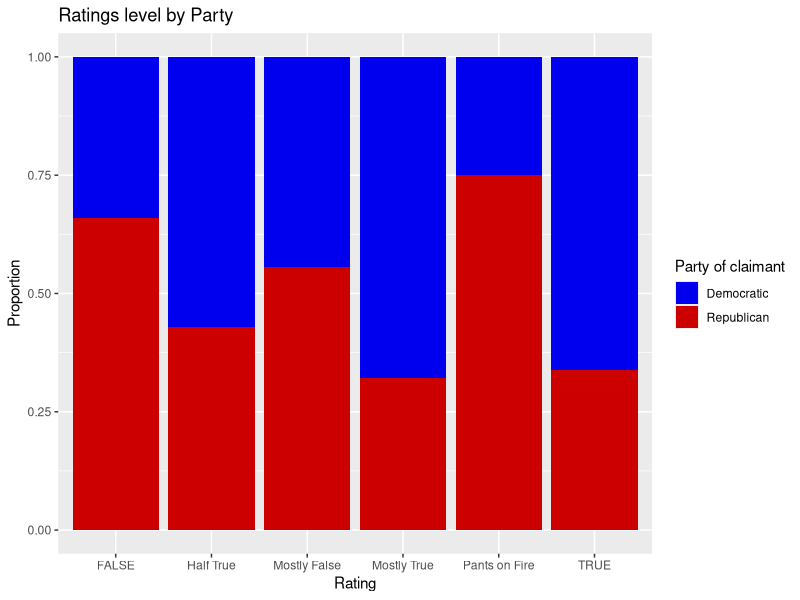

The R script that drew this image:
## ---- chunk 1
knitr::opts_chunk$set(echo = TRUE)
library(tidyverse)
library(knitr)
## ---- chunk 2
pf_final <- read_csv("pf_final.csv")
tagged_claims <- read_csv("tagged_claims_for_join.csv")
## ---- chunk 3
full_data <- pf_final %>%
  left_join(tagged_claims, by = c("text" = "text",
                                  "title" = "title",
                                  "claimant_party" = "claimant_party",
                                  "url" = "url",
                                  "textualRating" = "textualRating",
                                  "ratingsimp" = "ratingsimp",
                                  "T/F RQ1" = "T/F RQ1",
                                  "claimant_canonical_name" = 
                                    "claimant_canonical_name"))

## ---- chunk 4
full_data <- full_data %>%
  mutate(textualRating = case_when(textualRating == "TRUE" ~ "True", 
                   textualRating == "FALSE" ~"False", 
                   textualRating == "Mostly True" ~ "Mostly True", 
                   textualRating == "Half True" ~ "Half True", 
                   textualRating == "Mostly False" ~ "Mostly False", 
                   textualRating == "Pants on Fire" ~ "Pants on Fire"))
full_data$textualRating <- factor(full_data$textualRating,
                                 levels = c("True", 
                                            "Mostly True", 
                                            "Half True", 
                                            "Mostly False", 
                                            "False", 
                                            "Pants on Fire"))
## ---- chunk 5
narrowed_full_data <- full_data %>%
  select(url, title, reviewDate, text, claimDate, claimant_canonical_name, claimant_party, textualRating, `T/F RQ1`, claimYear:`Media and Communications`)
## ---- chunk 6
narrowed_full_data <- narrowed_full_data %>%
  mutate(textualRating = case_when(textualRating == "TRUE" ~ "True", 
                   textualRating == "FALSE" ~"False", 
                   textualRating == "Mostly True" ~ "Mostly True", 
                   textualRating == "Half True" ~ "Half True", 
                   textualRating == "Mostly False" ~ "Mostly False", 
                   textualRating == "Pants on Fire" ~ "Pants on Fire"))
narrowed_full_data$textualRating <- factor(narrowed_full_data$textualRating,
                                 levels = c("True", 
                                            "Mostly True", 
                                            "Half True", 
                                            "Mostly False", 
                                            "False", 
                                            "Pants on Fire"))
## ---- chunk 7
ggplot(pf_final, aes(x = textualRating, fill = claimant_party)) + 
 geom_bar(position = "fill") + 
  scale_fill_manual( values = c("blue2", "red3")) + 
  labs(title = "Ratings level by Party",
       x = "Rating", 
       y = "Proportion", 
       fill = "Party of claimant")
## ---- chunk 8

